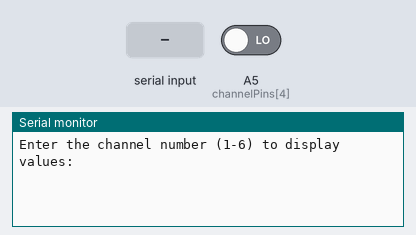
Bench run of a sketch on a simulated Arduino Nano, built with avr-gcc and run on an emulated ATmega328P. On the bench: the last lines printed to the serial monitor. Inputs (shaded band) come from the test bench; at power-on: A5 (channelPins[4]) LOW.

Above: at 1.2 s.
1.3 s: "90,45\n" received over Serial
At 2.6 s:
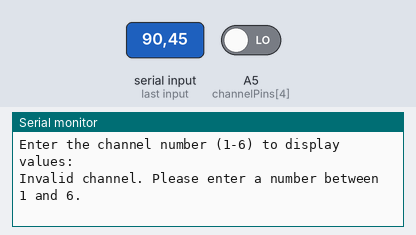
3.0 s: "5\n" received over Serial
At 4.6 s:
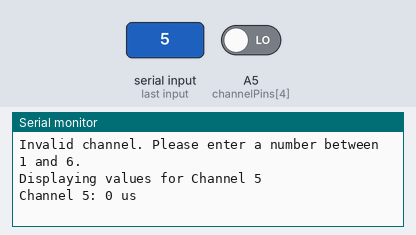

The sketch:

Rc_channel_analyse.ino
```cpp
// Define the pins for each channel
const int channelPins[] = {A1, A2, A3, A4, A5, A6};
const int numChannels = 6;

// Variables to store the pulse width of each channel
unsigned long pulseWidths[numChannels];

// Variable to store the selected channel
int selectedChannel = -1;

// Setup function
void setup() {
  // Start the serial communication
  Serial.begin(9600);

  // Set the channel pins as input
  for (int i = 0; i < numChannels; i++) {
    pinMode(channelPins[i], INPUT);
  }

  // Prompt the user for channel input
  Serial.println("Enter the channel number (1-6) to display values:");
}

// Loop function
void loop() {
  // Check if there is any serial input
  if (Serial.available() > 0) {
    // Read the selected channel from the serial monitor
    selectedChannel = Serial.parseInt();
    // Clear any residual characters from the serial buffer
    while (Serial.available() > 0) {
      Serial.read();
    }

    // Validate the selected channel
    if (selectedChannel < 1 || selectedChannel > numChannels) {
      Serial.println("Invalid channel. Please enter a number between 1 and 6.");
    } else {
      Serial.print("Displaying values for Channel ");
      Serial.println(selectedChannel);
    }
  }

  // If a valid channel is selected, display its value
  if (selectedChannel >= 1 && selectedChannel <= numChannels) {
    // Read the pulse width of the selected channel
    pulseWidths[selectedChannel - 1] = pulseIn(channelPins[selectedChannel - 1], HIGH);

    // Print the pulse width to the serial monitor
    Serial.print("Channel ");
    Serial.print(selectedChannel);
    Serial.print(": ");
    Serial.print(pulseWidths[selectedChannel - 1]);
    Serial.println(" us");
  }

  // Delay to make the serial monitor output readable
  delay(500);
}
```

Measured:
- after the input at 1.3 s, the serial monitor: prints a new line after 0.20 s (image 1)
- after the input at 3.0 s, the serial monitor: prints a new line at once (image 2)
